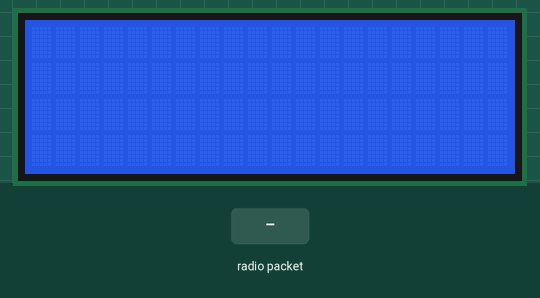
The sketch below on a simulated Arduino Uno, built with avr-gcc and run on an emulated ATmega328P. Parts: 20×4 character LCD. The inputs (shaded band) are chosen by the test bench. No radio packets arrive unless stated.

Above: at 1.2 s.
1.3 s: radio packet "1" arrives
At 2.4 s:
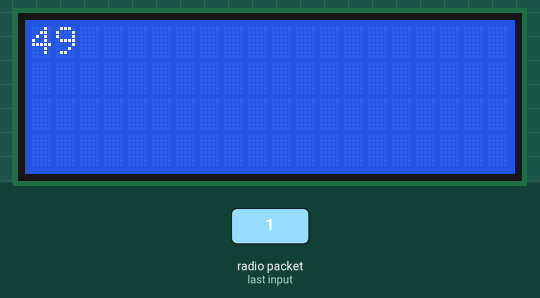
3.3 s: radio packet "0" arrives
At 5.0 s:
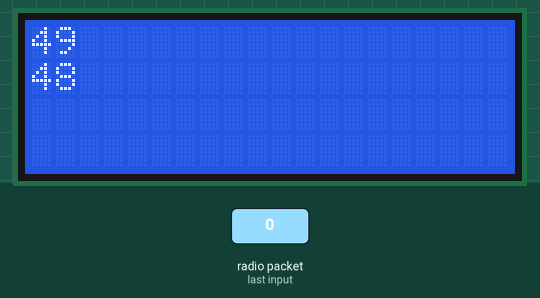
5.3 s: radio packet "2" arrives
At 6.7 s:
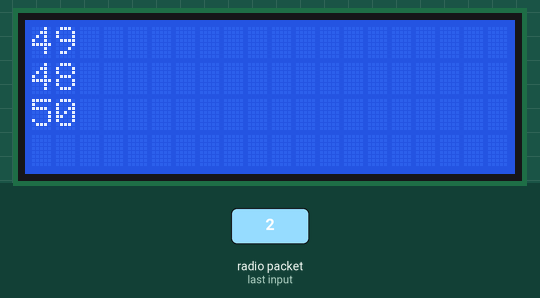
Timing chart, 0 to 8.3 s (numbered marks = the images above; inputs shaded):
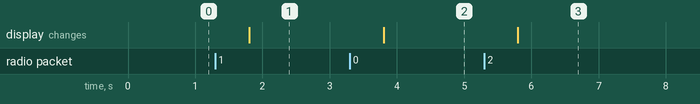

The sketch:

Receptor.ino
```cpp
/*
    CÓDIGO PARA EL RECEPTOR/CLIENTE:

    Nombre proyecto:    Ejemplo de uso de dos módulos RF junto a dos Arduinos.
                            Desde el monitor serial se escribe lo que se quiera (hasta 128bytes), el Arduino emisor
                            lo envía por el modulo RF y el Arduino receptor lo recoge y muestra en el LCD que tiene conectado.
    URL proyecto:        http://giltesa.com/?p=11606
    Fecha:                19/07/2012
    Licencia:            (CC) BY-NC-SA: giltesa.com
*/


// Librerías:
    #include <LiquidCrystal.h>
    #include <VirtualWire.h>

// Instanciacion del LCD:
    LiquidCrystal lcd(7, 6, 5, 4, 3, 2);

// Variables globales:
    char cad[100];
    int pos = 0;

#define PIN_LED 2

void setup()
{
    lcd.begin(20, 4);     // Configuración del LCD, 4 líneas de 20 caracteres cada una.
    lcd.setCursor(0, 0);  // Se pone el cursor en la primera posición de la pantalla.

    pinMode(PIN_LED, OUTPUT);
    digitalWrite(PIN_LED, LOW);

    vw_setup(2000);       // Se indica los bits por segundo (baudios) para la comunicacion.
    vw_set_rx_pin(11);
    vw_rx_start();        // Se inicia la recepción.
}


void loop()
{
    byte buf[VW_MAX_MESSAGE_LEN];        // Se crea una array de tipo byte de 30 componentes (Es el valor que tiene la constante VW_MAX_MESSAGE_LEN en la libreria)
    byte buflen = VW_MAX_MESSAGE_LEN;    // Se indica que por defecto el tamaño sera de hasta 30 caracteres.
    int i;

    // Si se recibe un mensaje desde el Arduino emisor, la función vw_get_message devolverá por valor un true y por referencia el mensaje y si tamaño.
    if( vw_get_message(buf, &buflen) )
    {
      digitalWrite(PIN_LED, HIGH);

      delay(500);

      digitalWrite(PIN_LED, LOW);
        if(pos < 4)
            lcd.setCursor(0, pos);
        else
        {
            pos=0;
            lcd.clear();
        }

        // Se imprime por pantalla componente a componente del array hasta que se llegue al final.
        for (i = 0; i < buflen; i++)
        {
            lcd.print(buf[i]);
            // Otras formas de imprimir:
            // lcd.write(buf[i]);
            // lcd.print(buf[i], BYTE);
            // lcd.print((char)buf[i]);
            pos++;
        }
    }
}
```

Measured:
- after the input at 1.3 s, the display: changes after 0.50 s (image 1)
- after the input at 3.3 s, the display: changes after 0.50 s (image 2)
- after the input at 5.3 s, the display: changes after 0.50 s (image 3)
